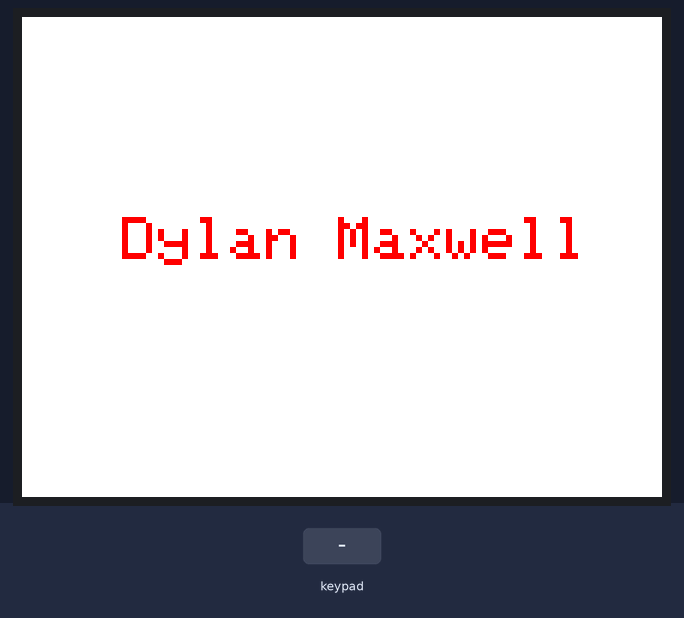
Bench run of a sketch on a simulated ESP32. On the bench: 320×240 colour display. Inputs (shaded band) come from the test bench. Random numbers use the default seed unless the sketch sets one.

Above: at 1.4 s.
1.5 s: key 'B' pressed
At 2.2 s:
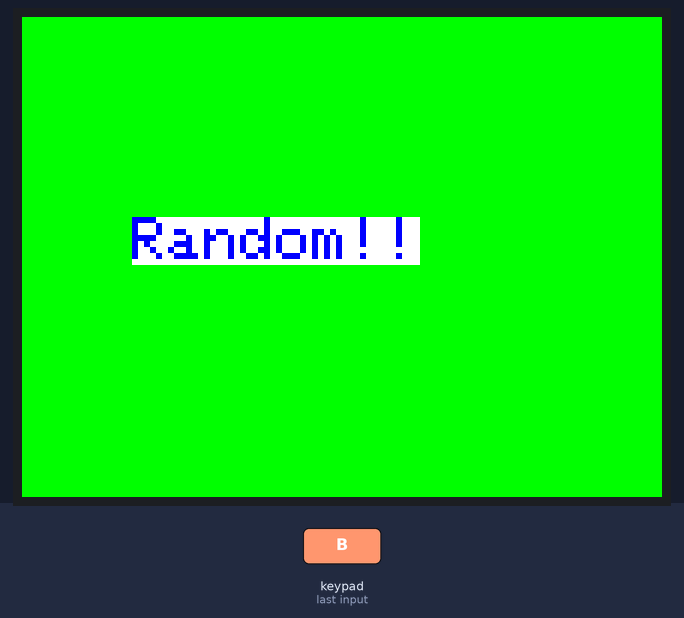
3.2 s: key 'C' pressed
At 4.6 s:
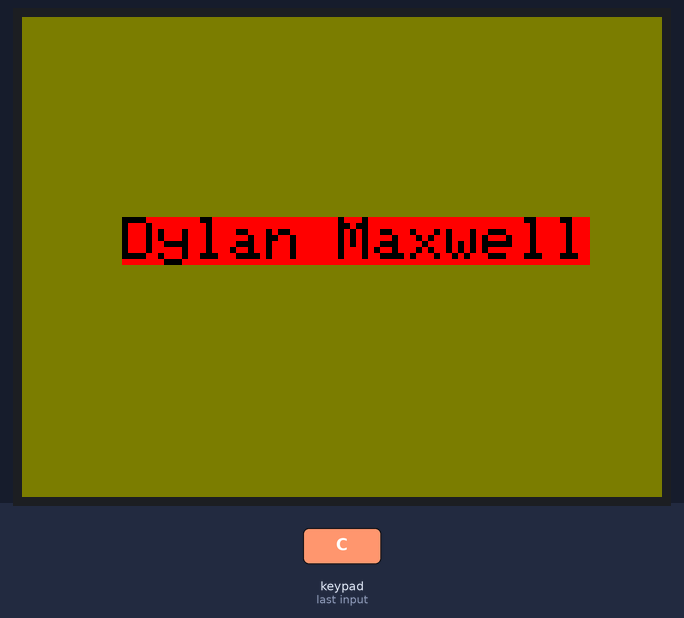
4.9 s: key 'B' pressed
At 6.0 s:
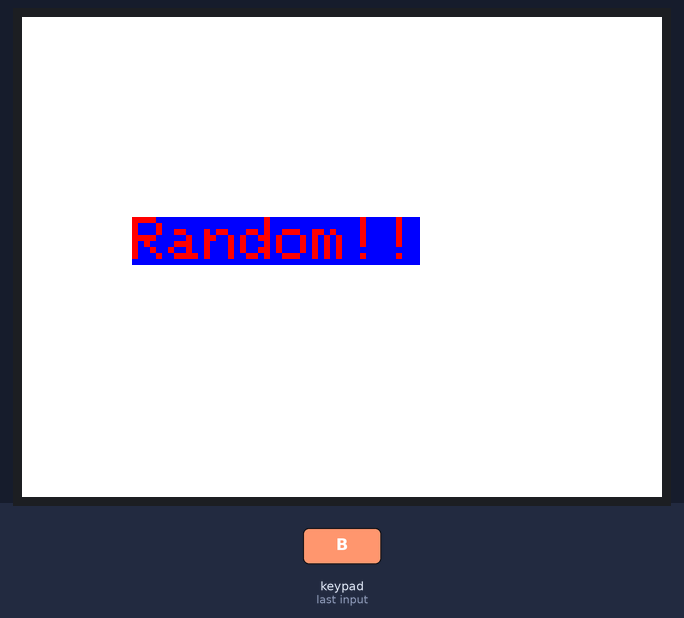
6.6 s: key 'A' pressed
At 7.2 s:
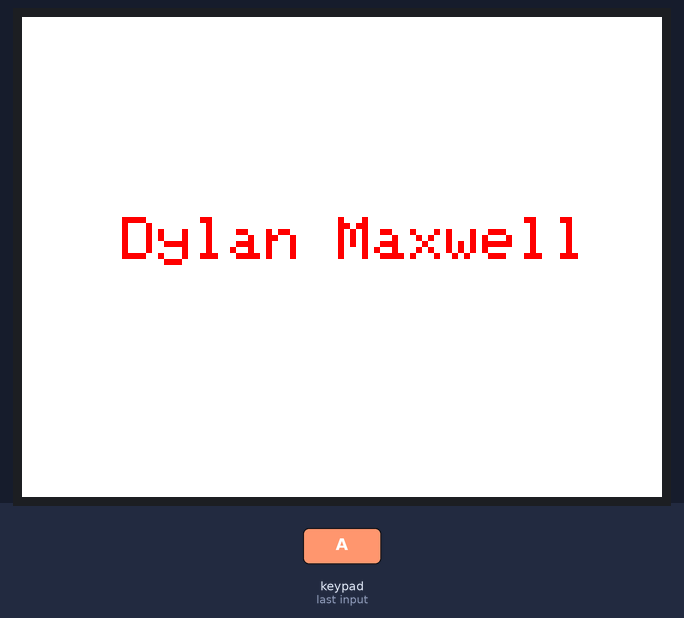
8.3 s: key 'C' pressed
At 9.7 s:
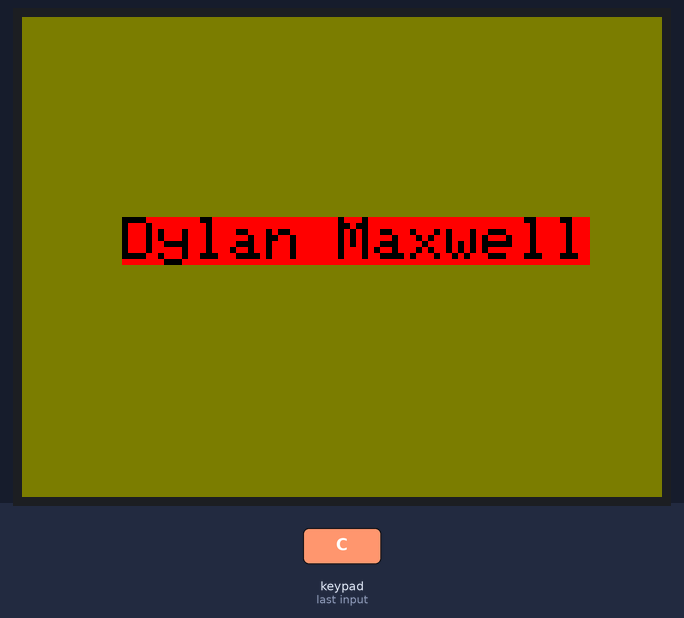
10.0 s: key 'A' pressed
At 11.0 s:
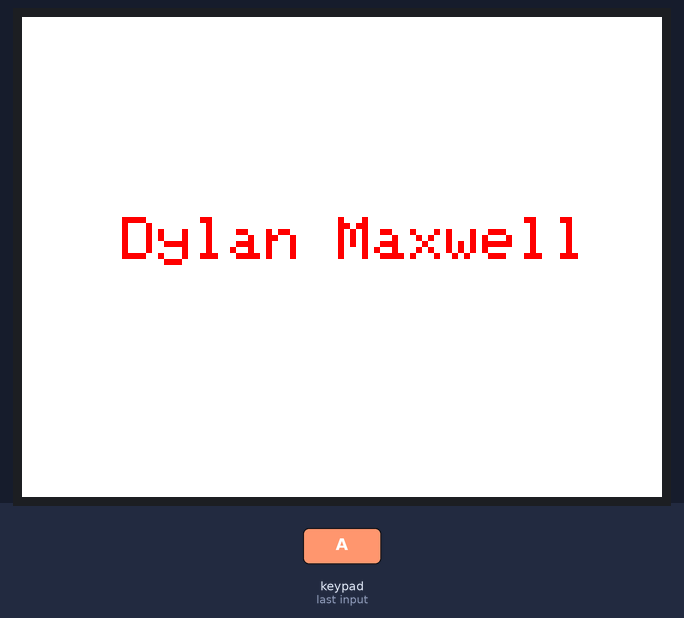
Timing chart, 0 to 12.7 s (numbered marks = the images above; inputs shaded):
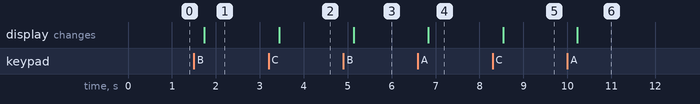

The sketch:

Lab3Part23.ino
```cpp
#include <M5Core2.h>

//Dylan Maxwell
//6.4.25
//dylmaxwe@uat.edu

String myName = "Dylan Maxwell";
long randNum = 0;

void setup() {
  M5.begin();
  //Color Screen White
  M5.Lcd.fillScreen(WHITE);
  //Set text color to red
  M5.Lcd.setTextColor(RED);
  //Change text size
  M5.Lcd.setTextSize(3);
  //Use setCursor
  M5.Lcd.setCursor(50,100);
  //Put myName on screen
  M5.Lcd.print(myName);


}

void loop() {
  M5.update();
  //Reset to Original Colors
  //When Button A is released
  if (M5.BtnA.wasReleased() || M5.BtnA.pressedFor(1000, 200)) {
        //Color Screen White
        M5.Lcd.fillScreen(WHITE);
        //Change Text Size
        M5.Lcd.setTextSize(3);
        //Use setCursor
        M5.Lcd.setCursor(50,100);
        //Set Text Color to Red
        M5.Lcd.setTextColor(RED);
        //Print myName on Screen
        M5.Lcd.print(myName);
        //Random Color Combo
    } else if (M5.BtnB.wasReleased() || M5.BtnB.pressedFor(1000, 200)) {
        randNum = random(1,5);
        //If randNum is 1, show Blue screen with Red & White Text
        if(randNum == 1){
          M5.Lcd.fillScreen(BLUE);
          M5.Lcd.setTextColor(RED, WHITE);
        //If randNum is 2, show White screen with Red & Blue Text
        } else if (randNum == 2){
          M5.Lcd.fillScreen(WHITE);
          M5.Lcd.setTextColor(RED, BLUE);
        //If randNum is 3, show Red screen with Blue & Green Text
        } else if (randNum == 3){
          M5.Lcd.fillScreen(RED);
          M5.Lcd.setTextColor(BLUE, GREEN);
        //If randNum is 4, show Green screen with Blue & White Text
        } else if (randNum == 4) {
          M5.Lcd.fillScreen(GREEN);
          M5.Lcd.setTextColor(BLUE, WHITE);
        }
        //Change Text Size
        M5.Lcd.setTextSize(3);
        //Use setCursor
        M5.Lcd.setCursor(55,100);
        //Print Random on Screen
        M5.Lcd.print("Random!!");
        //Specific Color Combo
    } else if (M5.BtnC.wasReleased() || M5.BtnC.pressedFor(1000, 200)) {
        //Change Text Size
        M5.Lcd.setTextSize(3);
        //Use setCursor
        M5.Lcd.setCursor(50,100);
        //Change Text Color
        M5.Lcd.setTextColor(BLACK, RED);
        //Color Screen Olive
        M5.Lcd.fillScreen(OLIVE);
        //Print myName
        M5.Lcd.print(myName);
    }
}
```

Measured:
- after the input at 1.5 s, the display: changes after 0.23 s (image 1)
- after the input at 3.2 s, the display: changes after 0.24 s (image 2)
- after the input at 4.9 s, the display: changes after 0.23 s (image 3)
- after the input at 6.6 s, the display: changes after 0.23 s (image 4)
- after the input at 8.3 s, the display: changes after 0.24 s (image 5)
- after the input at 10.0 s, the display: changes after 0.23 s (image 6)
